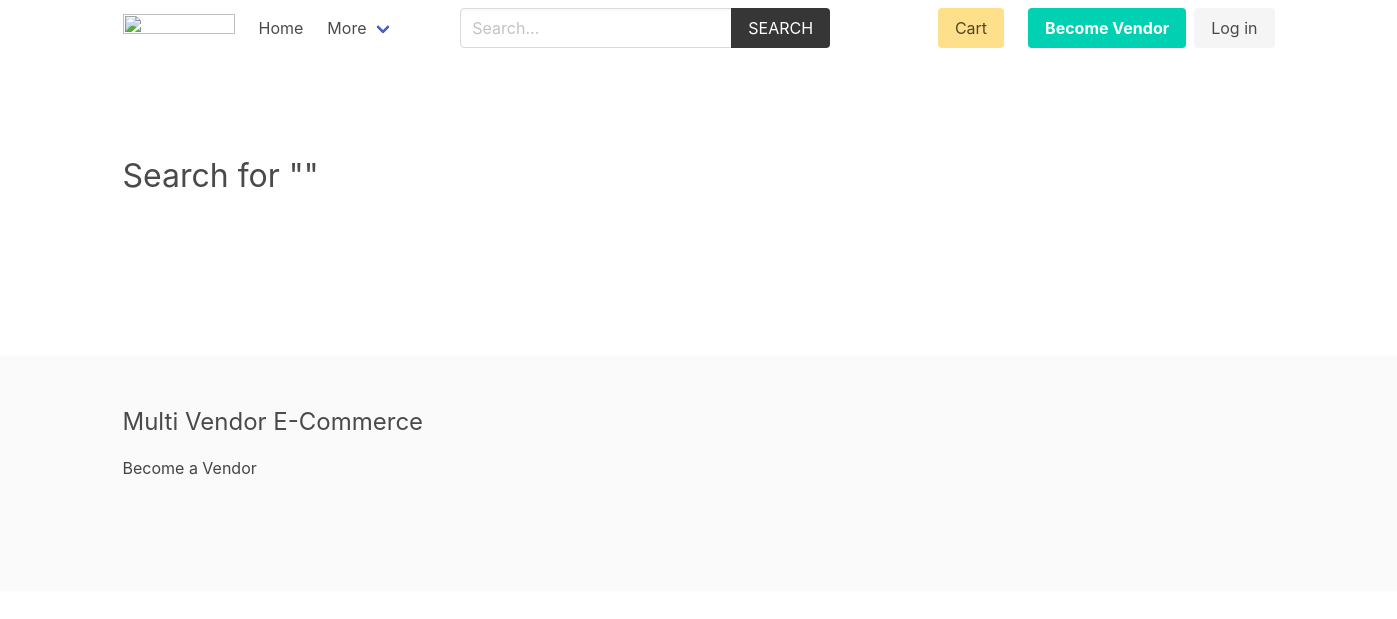
/product/search, run on an earlier commit of the app's database.
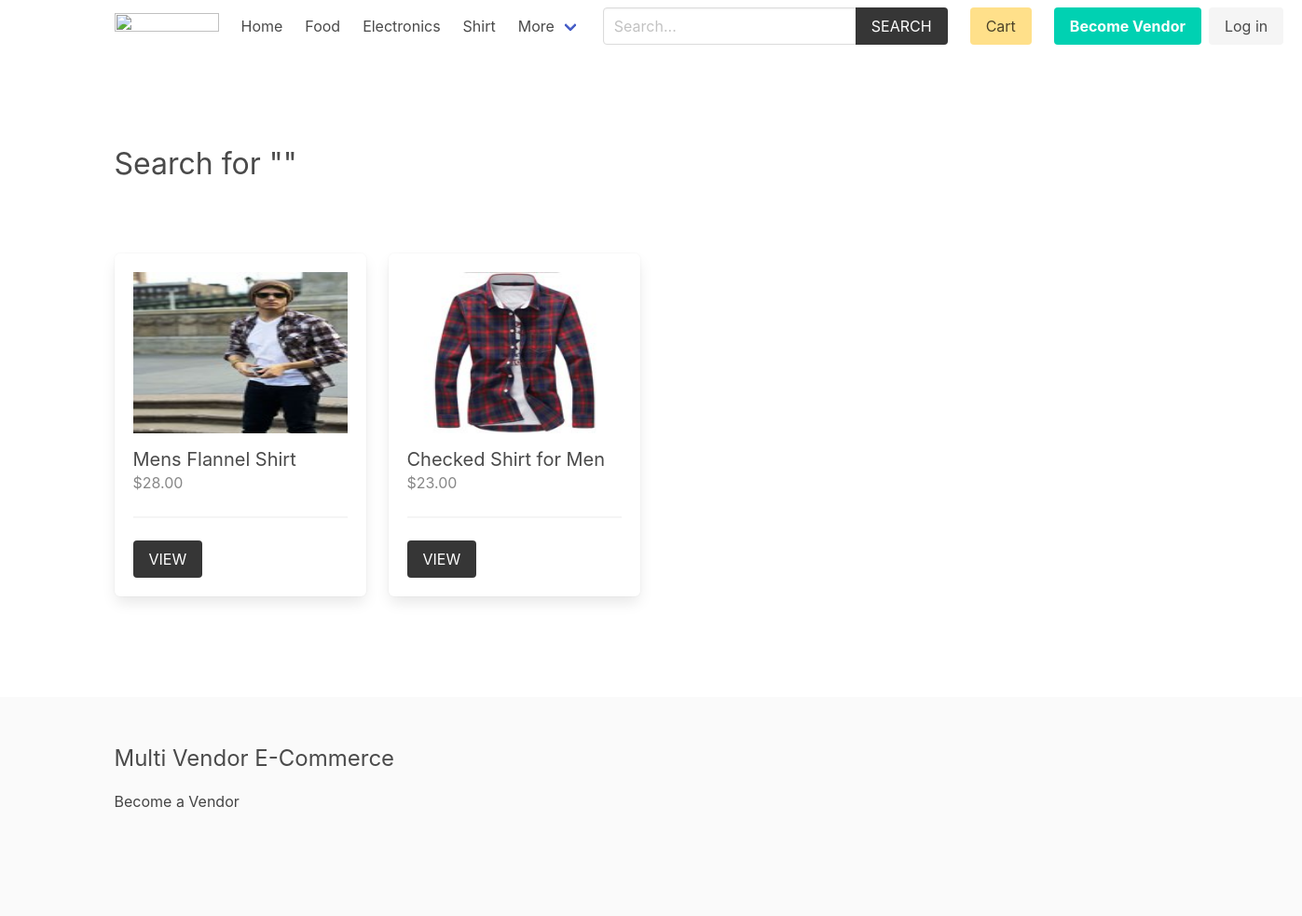
And on a later commit of the database.
### product/models.py (models this page shows, shortened)
class Category(models.Model):
    title = models.CharField(max_length=50)
    slug = models.SlugField(max_length=55)
    ordering = models.IntegerField(default=0)
    class Meta:
        ordering = ['ordering']

class Product(models.Model):
    category = models.ForeignKey(Category, related_name='products', on_delete=models.CASCADE)
    vendor = models.ForeignKey(Vendor, related_name="products", on_delete=models.CASCADE)
    title = models.CharField(max_length=50)
    slug = models.SlugField(max_length=55)
    description = models.TextField(blank=True, null=True)
    price = models.DecimalField(max_digits=6, decimal_places=2)
    added_date = models.DateTimeField(auto_now_add=True)
    image = models.ImageField(upload_to='uploads/', blank=True, null=True)
    thumbnail = models.ImageField(upload_to='uploads/', blank=True, null=True) # Change uploads to thumbnails
    class Meta:
        ordering = ['-added_date']
    def get_thumbnail(self):
        if self.thumbnail:
            return self.thumbnail.url

### product/views.py (the view)
# urls.py: path('search', views.search, name="search"),
def search(request):
    query = request.GET.get('query', '') # second is default parameter which is empty
    products = Product.objects.filter(Q(title__icontains=query) | Q(description__icontains=query))
    return render(request, 'product/search.html', {'products':products, 'query': query})

### cart/cart.py (called while the page is built)
    def __len__(self):
        return sum(item['quantity'] for item in self.cart.values())

### cart/context_processors.py (called while the page is built)
def cart(request):
    return {'cart': Cart(request)}

### product/context_processors.py (called while the page is built)
def menu_categories(request):
    categories = Category.objects.all()
    return {'categories': categories}

### templates/product/search.html (shortened to what this page needs)
{% extends 'core/base.html' %}
{% block content %}
    <div class="columns is-multiline mb-6">
        <div class="column is-12 has-test-centered mt-6 mb-6">
            <h2 class="is-size-3"> Search for "{{query}}"</h2>
        </div>
        {% for product in products %}
            {% include 'product/parts/list_item.html' %}
        {% endfor %}
    </div>
{% endblock content %}

### templates/core/base.html (shortened to what this page needs)
{% load static %}
<!DOCTYPE html>
<html lang="en">
<head>
    <link rel="stylesheet" href="https://cdn.jsdelivr.net/npm/bulma@0.9.2/css/bulma.min.css">
    <link rel="stylesheet" href="{% static 'css/main.css' %}">
</head>
<body>
    <div class="container">
        <nav class="navbar" role="navigation" aria-label="main navigation">
            <div class="navbar-brand">
                <a class="navbar-item" href="{% url 'core:home' %}">
                <img src="https://bulma.io/images/bulma-logo.png" width="112" height="28">
                </a>
            </div>
            <div id="navbarBasicExample" class="navbar-menu">
                <div class="navbar-start">
                <a class="navbar-item" href="{% url 'core:home' %}">
                    Home
                </a>
                {% for category in categories %}
                    <a class="navbar-item" href="{% url 'product:category' category.slug %}">
                        {{category.title}}
                    </a>
                {% endfor %}
                <div class="navbar-item has-dropdown is-hoverable">
                    <a class="navbar-link">
                    More
                    </a>
                </div>
                </div>
                <div class="navbar-start">
                    <div class="navbar-item">
                        <form method="get" action="{% url 'product:search' %}">
                            <div class="field has-addons">
                                <div class="control">
                                    <input type="search" name="query" id="" class="input" placeholder="Search...">
                                </div>
                                <div class="control">
                                    <button class="button is-dark is-uppercase">Search</button>
                                </div>
                            </div>
                        </form>
                    </div>
                </div>
                <div class="navbar-end">
                <div class="navbar-item">
                    <a href="{% url 'cart:cart' %}" class="button is-warning">Cart {% if cart %}({{cart|length}}){% endif %}</a>
                </div>
                {% if request.user.is_authenticated %}
                <div class="navbar-item has-dropdown is-hoverable">
                    <a class="navbar-link is-capitalized">
                    {{user.vendor.name}}
                    </a>
                    <div class="navbar-dropdown">
                    <a class="navbar-item" href="{% url 'vendor:vendor-admin' %}">
                        Vendor Admin
                    </a>
                    <a class="navbar-item" href="{% url 'vendor:add-product' %}">
                        Add Product
                    </a>
                    <a class="navbar-item">
                        Contact
                    </a>
                    <hr class="navbar-divider">
                    <a class="navbar-item" href="{% url 'vendor:logout' %}">
                        Logout
                    </a>
                    </div>
                </div>
                {% else %}
                <div class="navbar-item">
                    <div class="buttons">
                        <a class="button is-primary" href="{% url 'vendor:become-vendor' %}">
                            <strong>Become Vendor</strong>
                        </a>
                        <a class="button is-light" href="{% url 'vendor:login' %}">
                            Log in
                        </a>
                    </div>
                </div>
                {% endif %}
                </div>
            </div>
            </nav>
    </div>
    <section class="section">
        <div class="container">
            {% block content %}{% endblock content %}
        </div>
    </section>
    <footer class="footer">
        <div class="container">
            <h3 class="is-size-4 mb-4">Multi Vendor E-Commerce</h3>
            {% if request.user.is_authenticated %}
                <a href="{% url 'vendor:vendor-admin' %}">Vendor Admin</a>
            {% else %}
                <a href="{% url 'vendor:become-vendor' %}">Become a Vendor</a>
            {% endif %}
        </div>
    </footer>
</body>
</html>

### templates/product/parts/list_item.html
<div class="column is-3 product-list-item">
                <div class="box">
                    <figure class="image is-4by3 mb-4">
                        <img src="{{ product.get_thumbnail }}" alt="{{product.title}}">
                    </figure>
                    <h2 class="subtitle">{{product.title}}</h2>
                    <h3 class="price is-size-6 mb-5">${{product.price}}</h3>
                    <hr>
                    <a href="{% url 'product:product' product.category.slug product.slug %}" class="button is-dark is-uppercase">View</a>
                </div>
            </div>

### core/static/css/main.css (style rules this page uses)
.footer a { margin-bottom: 15px; display: inline-block; color: #444; }
.product-list-item .box .subtitle { margin-bottom: 0; }
.product-list-item .box .price { color: #888; }

What changed in the data, as far as the page shows it:
added Category: title "Food"
added Category: title "Electronics"
added Category: title "Shirt"
added Product: get_thumbnail (picture), title "Mens Flannel Shirt", price "28.00"
added Product: get_thumbnail (picture), title "Checked Shirt for Men", price "23.00"
